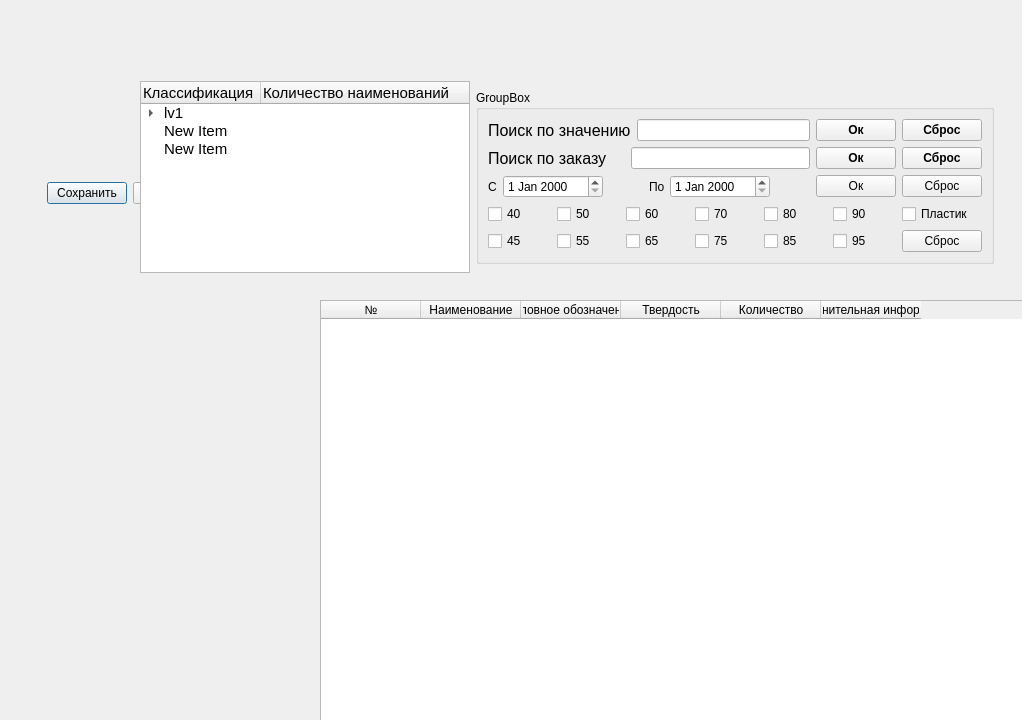
<?xml version="1.0" encoding="UTF-8"?>
<ui version="4.0">
 <class>Dialog</class>
 <widget class="QDialog" name="Dialog">
  <property name="geometry">
   <rect>
    <x>0</x>
    <y>0</y>
    <width>1022</width>
    <height>720</height>
   </rect>
  </property>
  <property name="windowTitle">
   <string>Dialog</string>
  </property>
  <widget class="QWidget" name="layoutWidget_4">
   <property name="geometry">
    <rect>
     <x>9</x>
     <y>181</y>
     <width>204</width>
     <height>25</height>
    </rect>
   </property>
   <layout class="QHBoxLayout" name="horizontalLayout_7">
    <item>
     <spacer name="horizontalSpacer">
      <property name="orientation">
       <enum>Qt::Horizontal</enum>
      </property>
      <property name="sizeHint" stdset="0">
       <size>
        <width>40</width>
        <height>20</height>
       </size>
      </property>
     </spacer>
    </item>
    <item>
     <widget class="QPushButton" name="pushButton">
      <property name="text">
       <string>Сохранить</string>
      </property>
     </widget>
    </item>
    <item>
     <widget class="QPushButton" name="pushButton_2">
      <property name="text">
       <string>Отменить</string>
      </property>
     </widget>
    </item>
   </layout>
  </widget>
  <widget class="QWidget" name="layoutWidget">
   <property name="geometry">
    <rect>
     <x>140</x>
     <y>80</y>
     <width>902</width>
     <height>194</height>
    </rect>
   </property>
   <layout class="QHBoxLayout" name="lay_menu_stor">
    <item>
     <widget class="QTreeWidget" name="tree_stor">
      <property name="sizePolicy">
       <sizepolicy hsizetype="Maximum" vsizetype="Maximum">
        <horstretch>0</horstretch>
        <verstretch>0</verstretch>
       </sizepolicy>
      </property>
      <property name="minimumSize">
       <size>
        <width>330</width>
        <height>180</height>
       </size>
      </property>
      <property name="font">
       <font>
        <pointsize>11</pointsize>
        <weight>50</weight>
        <bold>false</bold>
       </font>
      </property>
      <attribute name="headerDefaultSectionSize">
       <number>120</number>
      </attribute>
      <column>
       <property name="text">
        <string notr="true">Классификация</string>
       </property>
      </column>
      <column>
       <property name="text">
        <string>Количество наименований</string>
       </property>
      </column>
      <item>
       <property name="text">
        <string>lv1</string>
       </property>
       <item>
        <property name="text">
         <string>lv2</string>
        </property>
       </item>
      </item>
      <item>
       <property name="text">
        <string>New Item</string>
       </property>
      </item>
      <item>
       <property name="text">
        <string>New Item</string>
       </property>
      </item>
     </widget>
    </item>
    <item>
     <widget class="QGroupBox" name="box_serch_stor">
      <property name="sizePolicy">
       <sizepolicy hsizetype="Preferred" vsizetype="Maximum">
        <horstretch>0</horstretch>
        <verstretch>0</verstretch>
       </sizepolicy>
      </property>
      <property name="title">
       <string>GroupBox</string>
      </property>
      <layout class="QVBoxLayout" name="verticalLayout_7">
       <item>
        <layout class="QHBoxLayout" name="lay_value_serch_stor">
         <item>
          <widget class="QLabel" name="label_value_serch_stor">
           <property name="font">
            <font>
             <pointsize>12</pointsize>
            </font>
           </property>
           <property name="text">
            <string>Поиск по значению</string>
           </property>
          </widget>
         </item>
         <item>
          <widget class="QLineEdit" name="lineedit_value_serch_stor"/>
         </item>
         <item>
          <widget class="QPushButton" name="pushbutton_ok_value_serch_stor">
           <property name="font">
            <font>
             <pointsize>9</pointsize>
             <weight>75</weight>
             <bold>true</bold>
            </font>
           </property>
           <property name="text">
            <string>Ок</string>
           </property>
          </widget>
         </item>
         <item>
          <widget class="QPushButton" name="pushButton_cancel_value_serch_stor">
           <property name="font">
            <font>
             <pointsize>9</pointsize>
             <weight>75</weight>
             <bold>true</bold>
            </font>
           </property>
           <property name="text">
            <string>Сброс</string>
           </property>
          </widget>
         </item>
        </layout>
       </item>
       <item>
        <layout class="QHBoxLayout" name="lay_nomber_serch_stor">
         <item>
          <widget class="QLabel" name="label_nomber_serch_stor">
           <property name="font">
            <font>
             <pointsize>12</pointsize>
            </font>
           </property>
           <property name="text">
            <string>Поиск по заказу</string>
           </property>
          </widget>
         </item>
         <item>
          <spacer name="hspacer_nomber_serch_stor">
           <property name="orientation">
            <enum>Qt::Horizontal</enum>
           </property>
           <property name="sizeType">
            <enum>QSizePolicy::Fixed</enum>
           </property>
           <property name="sizeHint" stdset="0">
            <size>
             <width>18</width>
             <height>20</height>
            </size>
           </property>
          </spacer>
         </item>
         <item>
          <widget class="QLineEdit" name="lineedit_nomber_serch_stor"/>
         </item>
         <item>
          <widget class="QPushButton" name="pushbutton_ok_nomber_serch_stor">
           <property name="font">
            <font>
             <pointsize>9</pointsize>
             <weight>75</weight>
             <bold>true</bold>
            </font>
           </property>
           <property name="text">
            <string>Ок</string>
           </property>
          </widget>
         </item>
         <item>
          <widget class="QPushButton" name="pushbutton_cancel_nomber_serch_stor">
           <property name="font">
            <font>
             <pointsize>9</pointsize>
             <weight>75</weight>
             <bold>true</bold>
            </font>
           </property>
           <property name="text">
            <string>Сброс</string>
           </property>
          </widget>
         </item>
        </layout>
       </item>
       <item>
        <layout class="QHBoxLayout" name="lay_date_serch_stor">
         <item>
          <widget class="QLabel" name="label1_data_serch_stor">
           <property name="maximumSize">
            <size>
             <width>9</width>
             <height>16777215</height>
            </size>
           </property>
           <property name="text">
            <string>С:</string>
           </property>
          </widget>
         </item>
         <item>
          <widget class="QDateEdit" name="dateedit_start_serch_stor">
           <property name="minimumSize">
            <size>
             <width>100</width>
             <height>0</height>
            </size>
           </property>
          </widget>
         </item>
         <item>
          <spacer name="hspacer2__data_serch_stor">
           <property name="orientation">
            <enum>Qt::Horizontal</enum>
           </property>
           <property name="sizeType">
            <enum>QSizePolicy::Fixed</enum>
           </property>
           <property name="sizeHint" stdset="0">
            <size>
             <width>40</width>
             <height>20</height>
            </size>
           </property>
          </spacer>
         </item>
         <item>
          <widget class="QLabel" name="label2_data_serch_stor">
           <property name="maximumSize">
            <size>
             <width>15</width>
             <height>16777215</height>
            </size>
           </property>
           <property name="text">
            <string>По:</string>
           </property>
          </widget>
         </item>
         <item>
          <widget class="QDateEdit" name="dateedit_finish_serch_stor">
           <property name="sizePolicy">
            <sizepolicy hsizetype="Minimum" vsizetype="Fixed">
             <horstretch>0</horstretch>
             <verstretch>0</verstretch>
            </sizepolicy>
           </property>
           <property name="minimumSize">
            <size>
             <width>100</width>
             <height>0</height>
            </size>
           </property>
          </widget>
         </item>
         <item>
          <spacer name="hspacer1_data_serch_stor">
           <property name="orientation">
            <enum>Qt::Horizontal</enum>
           </property>
           <property name="sizeType">
            <enum>QSizePolicy::Fixed</enum>
           </property>
           <property name="sizeHint" stdset="0">
            <size>
             <width>40</width>
             <height>20</height>
            </size>
           </property>
          </spacer>
         </item>
         <item>
          <widget class="QPushButton" name="pushbutton_ok_data_serch_stor">
           <property name="text">
            <string>Ок</string>
           </property>
          </widget>
         </item>
         <item>
          <widget class="QPushButton" name="pushbutton_cancel_data_serch_stor">
           <property name="text">
            <string>Сброс</string>
           </property>
          </widget>
         </item>
        </layout>
       </item>
       <item>
        <layout class="QGridLayout" name="lay_hard_serch_stor">
         <item row="1" column="5">
          <widget class="QCheckBox" name="checkbox_95_hard_serch_stor">
           <property name="text">
            <string>95</string>
           </property>
          </widget>
         </item>
         <item row="0" column="5">
          <widget class="QCheckBox" name="checkbox_90_hard_serch_stor">
           <property name="text">
            <string>90</string>
           </property>
          </widget>
         </item>
         <item row="1" column="6">
          <widget class="QPushButton" name="pushbutton_cancel_hard_serch_stor">
           <property name="text">
            <string>Сброс</string>
           </property>
          </widget>
         </item>
         <item row="1" column="4">
          <widget class="QCheckBox" name="checkbox_85_hard_serch_stor">
           <property name="text">
            <string>85</string>
           </property>
          </widget>
         </item>
         <item row="1" column="0">
          <widget class="QCheckBox" name="checkbox_45_hard_serch_stor">
           <property name="text">
            <string>45</string>
           </property>
          </widget>
         </item>
         <item row="1" column="2">
          <widget class="QCheckBox" name="checkbox_65_hard_serch_stor">
           <property name="text">
            <string>65</string>
           </property>
          </widget>
         </item>
         <item row="1" column="3">
          <widget class="QCheckBox" name="checkbox_75_hard_serch_stor">
           <property name="text">
            <string>75</string>
           </property>
          </widget>
         </item>
         <item row="1" column="1">
          <widget class="QCheckBox" name="checkbox_55_hard_serch_stor">
           <property name="text">
            <string>55</string>
           </property>
          </widget>
         </item>
         <item row="0" column="6">
          <widget class="QCheckBox" name="checkbox_plast_hard_serch_stor">
           <property name="text">
            <string>Пластик</string>
           </property>
          </widget>
         </item>
         <item row="0" column="4">
          <widget class="QCheckBox" name="checkbox_80_hard_serch_stor">
           <property name="text">
            <string>80</string>
           </property>
          </widget>
         </item>
         <item row="0" column="3">
          <widget class="QCheckBox" name="checkbox_70_hard_serch_stor">
           <property name="text">
            <string>70</string>
           </property>
          </widget>
         </item>
         <item row="0" column="0">
          <widget class="QCheckBox" name="checkbox_40_hard_serch_stor">
           <property name="text">
            <string>40</string>
           </property>
          </widget>
         </item>
         <item row="0" column="1">
          <widget class="QCheckBox" name="checkbox_50_hard_serch_stor">
           <property name="text">
            <string>50</string>
           </property>
          </widget>
         </item>
         <item row="0" column="2">
          <widget class="QCheckBox" name="checkbox_60_hard_serch_stor">
           <property name="text">
            <string>60</string>
           </property>
          </widget>
         </item>
        </layout>
       </item>
      </layout>
     </widget>
    </item>
    <item>
     <spacer name="hspacer_stor">
      <property name="orientation">
       <enum>Qt::Horizontal</enum>
      </property>
      <property name="sizeHint" stdset="0">
       <size>
        <width>40</width>
        <height>20</height>
       </size>
      </property>
     </spacer>
    </item>
   </layout>
  </widget>
  <widget class="QTableWidget" name="table_stor">
   <property name="geometry">
    <rect>
     <x>320</x>
     <y>300</y>
     <width>1855</width>
     <height>746</height>
    </rect>
   </property>
   <column>
    <property name="text">
     <string>№</string>
    </property>
   </column>
   <column>
    <property name="text">
     <string>Наименование</string>
    </property>
   </column>
   <column>
    <property name="text">
     <string>Условное обозначение</string>
    </property>
   </column>
   <column>
    <property name="text">
     <string>Твердость</string>
    </property>
   </column>
   <column>
    <property name="text">
     <string>Количество</string>
    </property>
   </column>
   <column>
    <property name="text">
     <string>Дополнительная информация</string>
    </property>
   </column>
  </widget>
 </widget>
 <resources/>
 <connections/>
</ui>
